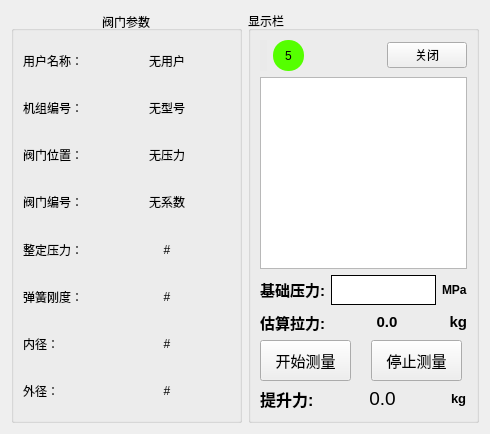
      <widget class="QWidget" name="tab_3">
       <attribute name="title">
        <string>主界面</string>
       </attribute>
       <layout class="QHBoxLayout" name="horizontalLayout_36" stretch="1,1">
        <item>
         <widget class="QGroupBox" name="groupBox_2">
          <property name="font">
           <font>
            <weight>50</weight>
            <bold>false</bold>
           </font>
          </property>
          <property name="title">
           <string>阀门参数</string>
          </property>
          <property name="alignment">
           <set>Qt::AlignCenter</set>
          </property>
          <layout class="QVBoxLayout" name="verticalLayout_6">
           <item>
            <layout class="QHBoxLayout" name="T_HZ_User" stretch="5,1,10">
             <item>
              <widget class="QLabel" name="label_8">
               <property name="minimumSize">
                <size>
                 <width>40</width>
                 <height>0</height>
                </size>
               </property>
               <property name="text">
                <string>用户名称：</string>
               </property>
              </widget>
             </item>
             <item>
              <spacer name="horizontalSpacer_10">
               <property name="orientation">
                <enum>Qt::Horizontal</enum>
               </property>
               <property name="sizeHint" stdset="0">
                <size>
                 <width>40</width>
                 <height>20</height>
                </size>
               </property>
              </spacer>
             </item>
             <item>
              <widget class="QLabel" name="Z_LB0">
               <property name="sizePolicy">
                <sizepolicy hsizetype="Preferred" vsizetype="Preferred">
                 <horstretch>0</horstretch>
                 <verstretch>0</verstretch>
                </sizepolicy>
               </property>
               <property name="minimumSize">
                <size>
                 <width>15</width>
                 <height>0</height>
                </size>
               </property>
               <property name="text">
                <string>无用户</string>
               </property>
               <property name="alignment">
                <set>Qt::AlignCenter</set>
               </property>
              </widget>
             </item>
            </layout>
           </item>
           <item>
            <layout class="QHBoxLayout" name="T_HZ_User_2" stretch="5,1,10">
             <item>
              <widget class="QLabel" name="label_12">
               <property name="minimumSize">
                <size>
                 <width>40</width>
                 <height>0</height>
                </size>
               </property>
               <property name="text">
                <string>机组编号：</string>
               </property>
              </widget>
             </item>
             <item>
              <spacer name="horizontalSpacer_11">
               <property name="orientation">
                <enum>Qt::Horizontal</enum>
               </property>
               <property name="sizeHint" stdset="0">
                <size>
                 <width>40</width>
                 <height>20</height>
                </size>
               </property>
              </spacer>
             </item>
             <item>
              <widget class="QLabel" name="Z_LB1">
               <property name="minimumSize">
                <size>
                 <width>15</width>
                 <height>0</height>
                </size>
               </property>
               <property name="text">
                <string>无型号</string>
               </property>
               <property name="alignment">
                <set>Qt::AlignCenter</set>
               </property>
              </widget>
             </item>
            </layout>
           </item>
           <item>
            <layout class="QHBoxLayout" name="T_HZ_User_3" stretch="5,1,10">
             <item>
              <widget class="QLabel" name="label_14">
               <property name="minimumSize">
                <size>
                 <width>40</width>
                 <height>0</height>
                </size>
               </property>
               <property name="text">
                <string>阀门位置：</string>
               </property>
              </widget>
             </item>
             <item>
              <spacer name="horizontalSpacer_12">
               <property name="orientation">
                <enum>Qt::Horizontal</enum>
               </property>
               <property name="sizeHint" stdset="0">
                <size>
                 <width>40</width>
                 <height>20</height>
                </size>
               </property>
              </spacer>
             </item>
             <item>
              <widget class="QLabel" name="Z_LB2">
               <property name="minimumSize">
                <size>
                 <width>15</width>
                 <height>0</height>
                </size>
               </property>
               <property name="text">
                <string>无压力</string>
               </property>
               <property name="alignment">
                <set>Qt::AlignCenter</set>
               </property>
              </widget>
             </item>
            </layout>
           </item>
           <item>
            <layout class="QHBoxLayout" name="T_HZ_User_4" stretch="5,1,10">
             <item>
              <widget class="QLabel" name="label_16">
               <property name="minimumSize">
                <size>
                 <width>40</width>
                 <height>0</height>
                </size>
               </property>
               <property name="text">
                <string>阀门编号：</string>
               </property>
              </widget>
             </item>
             <item>
              <spacer name="horizontalSpacer_13">
               <property name="orientation">
                <enum>Qt::Horizontal</enum>
               </property>
               <property name="sizeHint" stdset="0">
                <size>
                 <width>40</width>
                 <height>20</height>
                </size>
               </property>
              </spacer>
             </item>
             <item>
              <widget class="QLabel" name="Z_LB3">
               <property name="minimumSize">
                <size>
                 <width>15</width>
                 <height>0</height>
                </size>
               </property>
               <property name="text">
                <string>无系数</string>
               </property>
               <property name="alignment">
                <set>Qt::AlignCenter</set>
               </property>
              </widget>
             </item>
            </layout>
           </item>
           <item>
            <layout class="QHBoxLayout" name="T_HZ_User_5" stretch="5,1,10">
             <item>
              <widget class="QLabel" name="label_18">
               <property name="minimumSize">
                <size>
                 <width>40</width>
                 <height>0</height>
                </size>
               </property>
               <property name="text">
                <string>整定压力：</string>
               </property>
              </widget>
             </item>
             <item>
              <spacer name="horizontalSpacer_14">
               <property name="orientation">
                <enum>Qt::Horizontal</enum>
               </property>
               <property name="sizeHint" stdset="0">
                <size>
                 <width>40</width>
                 <height>20</height>
                </size>
               </property>
              </spacer>
             </item>
             <item>
              <widget class="QLabel" name="Z_LB4">
               <property name="minimumSize">
                <size>
                 <width>15</width>
                 <height>0</height>
                </size>
               </property>
               <property name="text">
                <string>#</string>
               </property>
               <property name="alignment">
                <set>Qt::AlignCenter</set>
               </property>
              </widget>
             </item>
            </layout>
           </item>
           <item>
            <layout class="QHBoxLayout" name="T_HZ_User_6" stretch="5,1,10">
             <item>
              <widget class="QLabel" name="label_20">
               <property name="minimumSize">
                <size>
                 <width>40</width>
                 <height>0</height>
                </size>
               </property>
               <property name="text">
                <string>弹簧刚度：</string>
               </property>
              </widget>
             </item>
             <item>
              <spacer name="horizontalSpacer_15">
               <property name="orientation">
                <enum>Qt::Horizontal</enum>
               </property>
               <property name="sizeHint" stdset="0">
                <size>
                 <width>40</width>
                 <height>20</height>
                </size>
               </property>
              </spacer>
             </item>
             <item>
              <widget class="QLabel" name="Z_LB5">
               <property name="minimumSize">
                <size>
                 <width>15</width>
                 <height>0</height>
                </size>
               </property>
               <property name="text">
                <string>#</string>
               </property>
               <property name="alignment">
                <set>Qt::AlignCenter</set>
               </property>
              </widget>
             </item>
            </layout>
           </item>
           <item>
            <layout class="QHBoxLayout" name="T_HZ_User_7" stretch="5,1,10">
             <item>
              <widget class="QLabel" name="label_21">
               <property name="minimumSize">
                <size>
                 <width>40</width>
                 <height>0</height>
                </size>
               </property>
               <property name="text">
                <string>内径：</string>
               </property>
              </widget>
             </item>
             <item>
              <spacer name="horizontalSpacer_16">
               <property name="orientation">
                <enum>Qt::Horizontal</enum>
               </property>
               <property name="sizeHint" stdset="0">
                <size>
                 <width>40</width>
                 <height>20</height>
                </size>
               </property>
              </spacer>
             </item>
             <item>
              <widget class="QLabel" name="Z_LB5_2">
               <property name="minimumSize">
                <size>
                 <width>15</width>
                 <height>0</height>
                </size>
               </property>
               <property name="text">
                <string>#</string>
               </property>
               <property name="alignment">
                <set>Qt::AlignCenter</set>
               </property>
              </widget>
             </item>
            </layout>
           </item>
           <item>
            <layout class="QHBoxLayout" name="T_HZ_User_8" stretch="5,1,10">
             <item>
              <widget class="QLabel" name="label_22">
               <property name="minimumSize">
                <size>
                 <width>40</width>
                 <height>0</height>
                </size>
               </property>
               <property name="text">
                <string>外径：</string>
               </property>
              </widget>
             </item>
             <item>
              <spacer name="horizontalSpacer_17">
               <property name="orientation">
                <enum>Qt::Horizontal</enum>
               </property>
               <property name="sizeHint" stdset="0">
                <size>
                 <width>40</width>
                 <height>20</height>
                </size>
               </property>
              </spacer>
             </item>
             <item>
              <widget class="QLabel" name="Z_LB5_3">
               <property name="minimumSize">
                <size>
                 <width>15</width>
                 <height>0</height>
                </size>
               </property>
               <property name="text">
                <string>#</string>
               </property>
               <property name="alignment">
                <set>Qt::AlignCenter</set>
               </property>
              </widget>
             </item>
            </layout>
           </item>
          </layout>
         </widget>
        </item>
        <item>
         <widget class="QGroupBox" name="groupBox_3">
          <property name="title">
           <string>显示栏</string>
          </property>
          <layout class="QGridLayout" name="gridLayout_10">
           <item row="0" column="0">
            <layout class="QGridLayout" name="gridLayout_8">
             <item row="0" column="2">
              <spacer name="horizontalSpacer_8">
               <property name="orientation">
                <enum>Qt::Horizontal</enum>
               </property>
               <property name="sizeHint" stdset="0">
                <size>
                 <width>40</width>
                 <height>20</height>
                </size>
               </property>
              </spacer>
             </item>
             <item row="0" column="3">
              <widget class="QPushButton" name="PB_CLOSE_SOFT">
               <property name="text">
                <string>关闭</string>
               </property>
              </widget>
             </item>
             <item row="0" column="0">
              <widget class="QLabel" name="L_Battery">
               <property name="styleSheet">
                <string notr="true">background-color: rgb(234, 234, 234);</string>
               </property>
               <property name="text">
                <string/>
               </property>
               <property name="pixmap">
                <pixmap>../../PI/Version4/resource/b1.png</pixmap>
               </property>
               <property name="alignment">
                <set>Qt::AlignCenter</set>
               </property>
              </widget>
             </item>
             <item row="0" column="1">
              <widget class="QPushButton" name="LED">
               <property name="sizePolicy">
                <sizepolicy hsizetype="Fixed" vsizetype="Fixed">
                 <horstretch>0</horstretch>
                 <verstretch>0</verstretch>
                </sizepolicy>
               </property>
               <property name="minimumSize">
                <size>
                 <width>31</width>
                 <height>31</height>
                </size>
               </property>
               <property name="styleSheet">
                <string notr="true">QPushButton {  background-color: rgb(85, 255, 0) ;border-radius:15px;}
</string>
               </property>
               <property name="text">
                <string>5</string>
               </property>
              </widget>
             </item>
            </layout>
           </item>
           <item row="1" column="0">
            <widget class="QTextBrowser" name="Z_TB0">
             <property name="sizePolicy">
              <sizepolicy hsizetype="Expanding" vsizetype="Expanding">
               <horstretch>0</horstretch>
               <verstretch>0</verstretch>
              </sizepolicy>
             </property>
            </widget>
           </item>
           <item row="2" column="0">
            <spacer name="verticalSpacer_2">
             <property name="orientation">
              <enum>Qt::Vertical</enum>
             </property>
             <property name="sizeHint" stdset="0">
              <size>
               <width>20</width>
               <height>0</height>
              </size>
             </property>
            </spacer>
           </item>
           <item row="3" column="0">
            <layout class="QGridLayout" name="gridLayout_5">
             <item row="0" column="0">
              <widget class="QLabel" name="label_19">
               <property name="sizePolicy">
                <sizepolicy hsizetype="Fixed" vsizetype="Preferred">
                 <horstretch>0</horstretch>
                 <verstretch>0</verstretch>
                </sizepolicy>
               </property>
               <property name="text">
                <string>&lt;html&gt;&lt;head/&gt;&lt;body&gt;&lt;p&gt;&lt;span style=&quot; font-size:11pt; font-weight:600;&quot;&gt;基础压力:&lt;/span&gt;&lt;/p&gt;&lt;/body&gt;&lt;/html&gt;</string>
               </property>
              </widget>
             </item>
             <item row="0" column="1">
              <widget class="QLabel" name="Z_LB_JiChuYaLi">
               <property name="styleSheet">
                <string notr="true">background-color: rgb(255, 255, 255);</string>
               </property>
               <property name="frameShape">
                <enum>QFrame::Box</enum>
               </property>
               <property name="text">
                <string>&lt;html&gt;&lt;head/&gt;&lt;body&gt;&lt;p align=&quot;center&quot;&gt;&lt;br/&gt;&lt;/p&gt;&lt;/body&gt;&lt;/html&gt;</string>
               </property>
              </widget>
             </item>
             <item row="0" column="2">
              <widget class="QLabel" name="label_24">
               <property name="sizePolicy">
                <sizepolicy hsizetype="Fixed" vsizetype="Preferred">
                 <horstretch>0</horstretch>
                 <verstretch>0</verstretch>
                </sizepolicy>
               </property>
               <property name="text">
                <string>&lt;html&gt;&lt;head/&gt;&lt;body&gt;&lt;p&gt;&lt;span style=&quot; font-weight:600;&quot;&gt;MPa&lt;/span&gt;&lt;/p&gt;&lt;/body&gt;&lt;/html&gt;</string>
               </property>
              </widget>
             </item>
            </layout>
           </item>
           <item row="4" column="0">
            <layout class="QHBoxLayout" name="horizontalLayout_11">
             <item>
              <widget class="QLabel" name="label_15">
               <property name="sizePolicy">
                <sizepolicy hsizetype="Fixed" vsizetype="Preferred">
                 <horstretch>0</horstretch>
                 <verstretch>0</verstretch>
                </sizepolicy>
               </property>
               <property name="text">
                <string>&lt;html&gt;&lt;head/&gt;&lt;body&gt;&lt;p&gt;&lt;span style=&quot; font-size:11pt; font-weight:600;&quot;&gt;估算拉力:&lt;/span&gt;&lt;/p&gt;&lt;/body&gt;&lt;/html&gt;</string>
               </property>
              </widget>
             </item>
             <item>
              <widget class="QLabel" name="Z_LB_GuSuanLali">
               <property name="text">
                <string>&lt;html&gt;&lt;head/&gt;&lt;body&gt;&lt;p align=&quot;center&quot;&gt;&lt;span style=&quot; font-size:11pt; font-weight:600;&quot;&gt;0.0&lt;/span&gt;&lt;/p&gt;&lt;/body&gt;&lt;/html&gt;</string>
               </property>
              </widget>
             </item>
             <item>
              <widget class="QLabel" name="label_17">
               <property name="sizePolicy">
                <sizepolicy hsizetype="Fixed" vsizetype="Preferred">
                 <horstretch>0</horstretch>
                 <verstretch>0</verstretch>
                </sizepolicy>
               </property>
               <property name="text">
                <string>&lt;html&gt;&lt;head/&gt;&lt;body&gt;&lt;p align=&quot;right&quot;&gt;&lt;span style=&quot; font-size:11pt; font-weight:600;&quot;&gt;kg&lt;/span&gt;&lt;/p&gt;&lt;/body&gt;&lt;/html&gt;</string>
               </property>
              </widget>
             </item>
            </layout>
           </item>
           <item row="5" column="0">
            <layout class="QGridLayout" name="gridLayout_6">
             <item row="0" column="0">
              <spacer name="horizontalSpacer_6">
               <property name="orientation">
                <enum>Qt::Horizontal</enum>
               </property>
               <property name="sizeHint" stdset="0">
                <size>
                 <width>18</width>
                 <height>20</height>
                </size>
               </property>
              </spacer>
             </item>
             <item row="0" column="1">
              <widget class="QPushButton" name="Z_PB_StartMeasure">
               <property name="sizePolicy">
                <sizepolicy hsizetype="Minimum" vsizetype="Minimum">
                 <horstretch>0</horstretch>
                 <verstretch>0</verstretch>
                </sizepolicy>
               </property>
               <property name="minimumSize">
                <size>
                 <width>91</width>
                 <height>41</height>
                </size>
               </property>
               <property name="font">
                <font>
                 <pointsize>11</pointsize>
                </font>
               </property>
               <property name="text">
                <string>开始测量</string>
               </property>
              </widget>
             </item>
             <item row="0" column="2">
              <spacer name="horizontalSpacer_4">
               <property name="orientation">
                <enum>Qt::Horizontal</enum>
               </property>
               <property name="sizeHint" stdset="0">
                <size>
                 <width>38</width>
                 <height>20</height>
                </size>
               </property>
              </spacer>
             </item>
             <item row="0" column="3">
              <widget class="QPushButton" name="Z_PB_StopMeasure">
               <property name="sizePolicy">
                <sizepolicy hsizetype="Minimum" vsizetype="Minimum">
                 <horstretch>0</horstretch>
                 <verstretch>0</verstretch>
                </sizepolicy>
               </property>
               <property name="minimumSize">
                <size>
                 <width>91</width>
                 <height>41</height>
                </size>
               </property>
               <property name="font">
                <font>
                 <pointsize>11</pointsize>
                </font>
               </property>
               <property name="text">
                <string>停止测量</string>
               </property>
              </widget>
             </item>
             <item row="0" column="4">
              <spacer name="horizontalSpacer_5">
               <property name="orientation">
                <enum>Qt::Horizontal</enum>
               </property>
               <property name="sizeHint" stdset="0">
                <size>
                 <width>28</width>
                 <height>20</height>
                </size>
               </property>
              </spacer>
             </item>
            </layout>
           </item>
           <item row="6" column="0">
            <layout class="QGridLayout" name="gridLayout_7">
             <item row="0" column="2">
              <widget class="QLabel" name="label_13">
               <property name="sizePolicy">
                <sizepolicy hsizetype="Fixed" vsizetype="Preferred">
                 <horstretch>0</horstretch>
                 <verstretch>0</verstretch>
                </sizepolicy>
               </property>
               <property name="text">
                <string>&lt;html&gt;&lt;head/&gt;&lt;body&gt;&lt;p&gt;&lt;span style=&quot; font-size:10pt; font-weight:600;&quot;&gt;kg&lt;/span&gt;&lt;/p&gt;&lt;/body&gt;&lt;/html&gt;</string>
               </property>
              </widget>
             </item>
             <item row="0" column="0">
              <widget class="QLabel" name="label">
               <property name="sizePolicy">
                <sizepolicy hsizetype="Fixed" vsizetype="Preferred">
                 <horstretch>0</horstretch>
                 <verstretch>0</verstretch>
                </sizepolicy>
               </property>
               <property name="text">
                <string>&lt;html&gt;&lt;head/&gt;&lt;body&gt;&lt;p&gt;&lt;span style=&quot; font-size:12pt; font-weight:600;&quot;&gt;提升力:&lt;/span&gt;&lt;/p&gt;&lt;/body&gt;&lt;/html&gt;</string>
               </property>
              </widget>
             </item>
             <item row="0" column="1">
              <widget class="QLabel" name="Z_LB_TiShengLi">
               <property name="text">
                <string>&lt;html&gt;&lt;head/&gt;&lt;body&gt;&lt;p align=&quot;center&quot;&gt;&lt;span style=&quot; font-size:14pt;&quot;&gt;0.0&lt;/span&gt;&lt;/p&gt;&lt;/body&gt;&lt;/html&gt;</string>
               </property>
               <property name="alignment">
                <set>Qt::AlignCenter</set>
               </property>
              </widget>
             </item>
            </layout>
           </item>
           <item row="7" column="0">
            <spacer name="verticalSpacer">
             <property name="orientation">
              <enum>Qt::Vertical</enum>
             </property>
             <property name="sizeHint" stdset="0">
              <size>
               <width>20</width>
               <height>0</height>
              </size>
             </property>
            </spacer>
           </item>
          </layout>
          <zorder>Z_TB0</zorder>
          <zorder>verticalSpacer</zorder>
          <zorder>verticalSpacer_2</zorder>
         </widget>
        </item>
       </layout>
      </widget>
